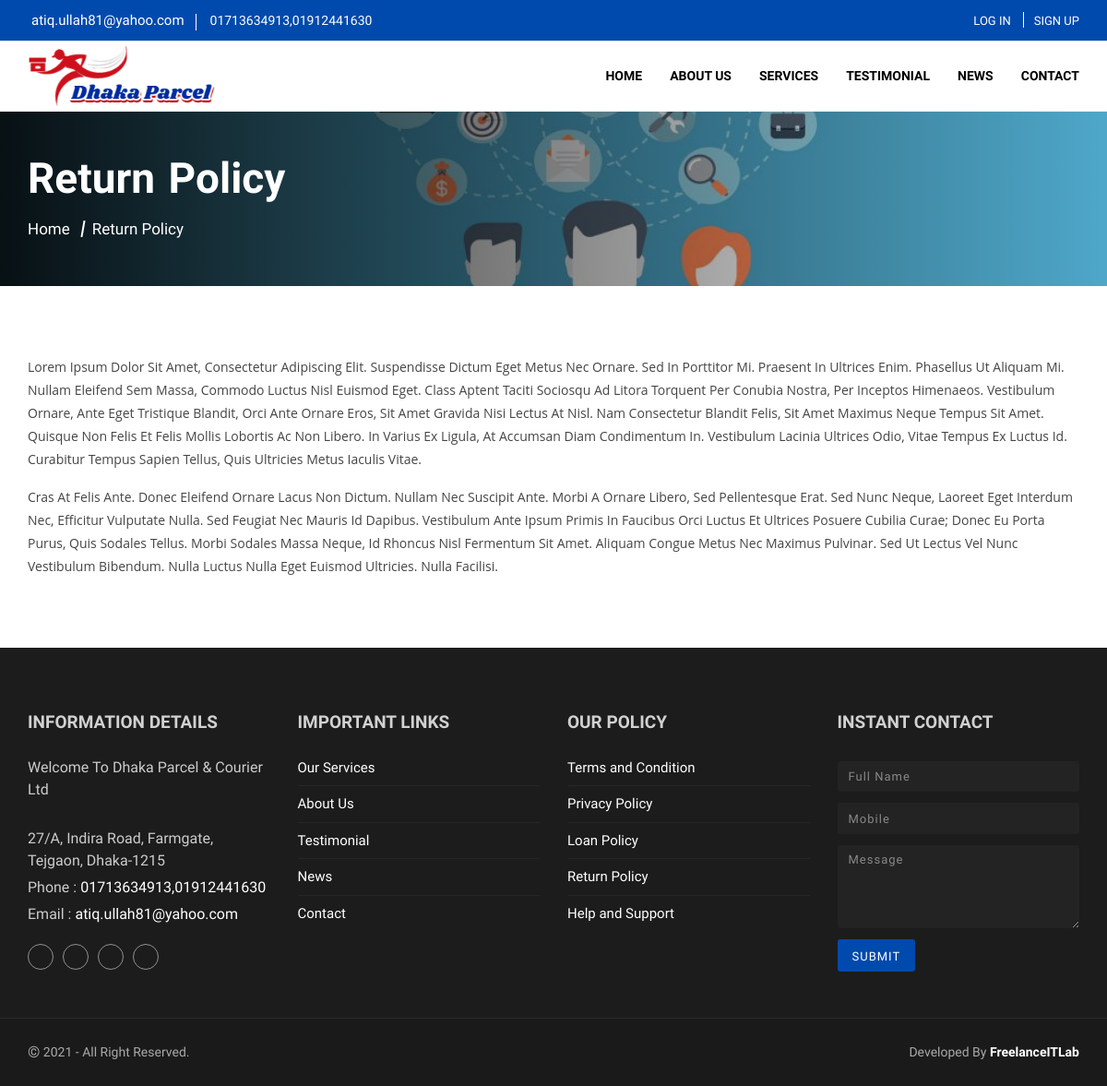
Page /page/return_policy on the committed database.
### tables this page shows
CREATE TABLE `footer` (
  `id` int(11) NOT NULL,
  `location` varchar(100) NOT NULL,
  `email` varchar(100) NOT NULL,
  `phone` varchar(100) NOT NULL,
  `fb_link` varchar(100) NOT NULL,
  `g_link` varchar(100) NOT NULL,
  `in_link` varchar(100) NOT NULL,
  `tw_link` varchar(100) NOT NULL,
  `youtube` varchar(255) DEFAULT NULL,
  `trash` varchar(100) NOT NULL
);

CREATE TABLE `header` (
  `id` int(11) NOT NULL,
  `web_title` varchar(100) NOT NULL,
  `web_logo` varchar(100) NOT NULL,
  `fev_icon` varchar(100) NOT NULL,
  `food_menu` text NOT NULL,
  `apk` text DEFAULT NULL,
  `is_verification` int(1) NOT NULL DEFAULT 1,
  `trash` int(100) NOT NULL
);

CREATE TABLE `pages` (
  `id` int(11) NOT NULL,
  `type` varchar(255) DEFAULT NULL,
  `title` varchar(255) NOT NULL,
  `description` text NOT NULL
);

### application/helpers/io_helper.php (called while the page is built, shortened)
<?php
if (!function_exists('readTable')) {
    function readTable($table, $where=[], $nidle=[]){
        $ci =& get_instance();
        $query = $ci->db->where($where)->get($table);
        return $query->result();
    }
}
if (!function_exists('view')) {
    function view($location)
    {
        $ci =& get_instance();
        $ci->data['page'] = $location;
        $ci->load->view('frontend/layout/master', $ci->data);
    }
}
if (!function_exists('load')) {
    function load($location)
    {
        $ci =& get_instance();
        $ci->load->view(str_replace('.', '/', $location), $ci->data);
    }
}

### application/controllers/Frontend/HomeController.php (called while the page is built, shortened)
<?php
class HomeController extends Frontend_Controller {
    function __construct() {
        parent::__construct();
    }
    public function pages($title) {
        $page = get_result('pages', ['title'=>$title]);
        return view('frontend.pages.pages');
    }
}

### index.php (called while the page is built, shortened)
<?php
require_once BASEPATH.'core/CodeIgniter.php';

### application/core/Lab_Controller.php (called while the page is built, shortened)
<?php
class Frontend_Controller extends Lab_Controller {
    function __construct() {
        $header = readTable('header');
        $footer = readTable('footer');
    }
}

### application/helpers/ecom_front_helper.php (called while the page is built, shortened)
<?php
function user(){
    $CI = & get_instance();
    if($CI->session->userdata('subscriber'))
    {
        $user = readTable('subscribers', ['id'=>$CI->session->userdata('subscriber_id')]);
        return ($user ? $user[0] : false);
    }
    else{
        return false;
    }
}

### application/helpers/custom_db_helper.php (called while the page is built, shortened)
<?php
	function read($data=null, $Extra_cond=null, $Extra_order_by='id DESC', $Extra_limit=null, $Extra_offset=null){
		$ci =& get_instance();
		if(is_array($data)){
			$table 	   = isset($data['table']) ? $data['table'] : null;
			$cond  	   = isset($data['cond']) ? $data['cond'] : null;
			$offset    = isset($data['offset']) ? $data['offset'] : null;
			$limit     = isset($data['limit']) ? $data['limit'] : null;
			$order_by  = isset($data['order_by']) ? $data['order_by'] : null;
			$group_by  = isset($data['group_by']) ? $data['group_by'] : null;
			$distinct  = isset($data['distinct']) ? $data['distinct'] : null;
			$select    = isset($data['select']) ? $data['select'] : '*';
        			$ci->db->select($select);
					$ci->db->order_by($order_by);
					if($distinct!==null) $ci->db->distinct($distinct);
					if($group_by!==null) $ci->db->group_by($group_by);
			$result = $ci->db->get_where($table,$cond,$limit, $offset);
		}else{
			$Extra_table = $data;
					  $ci->db->order_by($Extra_order_by);
			$result = $ci->db->get_where($Extra_table, $Extra_cond, $Extra_limit, $Extra_offset);
		}
		if(empty($result->result())){
			return false;
		}else{
			return $result->result();
		}
	}

### application/helpers/admin_helper.php (called while the page is built, shortened)
<?php
if (!function_exists('get_result')) {
    function get_result($table, $where = null, $select = null, $groupBy = null, $order_col = null, $order_by = 'ASC', $limit = null)
    {
        $ci =& get_instance();
		if(!empty($table)){
			if (!empty($where)) {
				$ci->db->where($where);
			}
			$query = $ci->db->get($table);
			return $query->result();
        }
		return false;
    }
}

### application/helpers/custom_helper.php (called while the page is built, shortened)
<?php
function filter($value){
    $capitalize="";
    $rmv_scor=str_replace("_"," ", $value);
    if (mb_detect_encoding($rmv_scor)!='UTF-8') {
        $capitalize=ucwords($rmv_scor);
    }else{
        $capitalize=$rmv_scor;
    }
    return $capitalize;
}

### application/views/frontend/pages/pages.php (the view)
<link rel="stylesheet" href="<?=site_url('public/style/single.css')?>">
<header class="second_header">
    <div class="cover">
        <div class="container">
            <div class="header_content">
                <h2><?=filter(!empty($page_content->title) ? $page_content->title : '')?></h2>
                <ul>
                    <li><a href="<?=site_url('')?>">Home</a></li>
                    <li><?=filter(!empty($page_content->title) ? $page_content->title : '')?></li>
                </ul>
            </div>
        </div>
    </div>
</header>
<section class="single_page">
    <div class="container">
        <?php if($page_content) { ?>
        	<?=filter($page_content->description)?>
        <?php } else { ?>
        	<p>Nothing</p>
        <?php } ?>
    </div>
</section>

### application/views/frontend/partials/header.php (shortened to what this page needs)
<!doctype html>
<html lang="en">
<head>
    <link rel="stylesheet" href="https://unpkg.com/ionicons@4.5.10-0/dist/css/ionicons.min.css">
    <link rel="stylesheet" href="https://pro.fontawesome.com/releases/v5.10.0/css/all.css">
    <link rel="stylesheet" href="https://cdn.jsdelivr.net/npm/bootstrap-select@1.13.14/dist/css/bootstrap-select.min.css">
    <link rel="stylesheet" href="https://cdn.jsdelivr.net/npm/bootstrap@4.5.3/dist/css/bootstrap.min.css">
    <link rel="stylesheet" href="<?php echo site_url('public/style/master.css')?>">
</head>
<?php
    $header = read('header');
?>
<body>
    <div id="app">
        <nav class="fixed-top">
            <div class="contact_nav">
                <div class="container">
                    <div class="cnav_content">
                        <div class="contact_access">
                            <a href="mailto:"><i class="icon ion-ios-mail"></i><?=($footer?$footer->email:'')?> </a>
                            <a href="tel:" class="call"><i class="icon ion-ios-call"></i><?=($footer?$footer->phone:'')?> </a>
                        </div>
                        <?php if(!user()){ ?>
                        <ul class="auth">
                            <li>
                                <a href="<?=site_url('login')?>"><span>Log In</span></a>
                            </li>
                            <li>
                                <a href="<?=site_url('registration')?>"><span>Sign Up</span></a>
                            </li>
                        </ul>
                        <?php } else if(user()) { ?>
                        <div class="user-dropdown dropdown">
                            <div class="user-menu" data-toggle="dropdown">
                                <span><?=(user()->name)?></span>
                                <img src="<?= site_url(!empty(user()->image) ? user()->image : 'public/images/user/01.png') ?>"
                                    alt="">
                            </div>
                            <ul class="dropdown-menu">
                                <li><a href="<?=site_url('user-panel/dashboard')?>"><i
                                            class="icon ion-ios-speedometer"></i> Dashboard</a></li>
                                <li><a href="<?=site_url('user-panel/profile')?>"><i class="icon ion-md-person-add"></i>
                                        Profile</a></li>
                                <li><a href="<?=site_url('logout')?>"><i class="icon ion-md-log-out"></i> Logout</a>
                                </li>
                            </ul>
                        </div>
                        <?php } ?>
                    </div>
                </div>
            </div>
            <div class="navbar navbar-expand-lg">
                <div class="container">
                    <a class="brand" href="<?=site_url('')?>">
                        <img src="<?=site_url($header ? $header[0]->web_logo : 'public/images/logo/logo.png')?>" alt="">
                    </a>
                    <div class="collapse navbar-collapse" id="nav">
                        <ul class="navbar-nav">
                            <li><a href="<?=site_url('')?>" class="nav-link">Home</a></li>
                            <li><a href="<?=site_url('about')?>" class="nav-link">About Us</a></li>
                            <li><a href="<?=site_url('services')?>" class="nav-link">Services</a></li>
                            <li><a href="<?=site_url('testimonial')?>" class="nav-link">Testimonial</a></li>
                            <li><a href="<?=site_url('news')?>" class="nav-link">News</a></li>
                            <li><a href="<?=site_url('contact')?>" class="nav-link">Contact</a></li>
                        </ul>
                    </div>
                </div>
            </div>
        </nav>

### application/views/frontend/partials/footer.php (shortened to what this page needs)
    <footer class="footer_section" id="message">
        <div class="container">
            <div class="row">
                <div class="col-lg-3 col-sm-6">
                    <div class="company_info">
                        <h3>Information Details</h3>
                        <p>Welcome To <?=($header?$header->web_title:'')?></p><br>
                        <p><?=($footer?$footer->location:'')?></p>
                        <p>Phone : <a
                                href="tel:<?=($footer?$footer->phone:'')?>"><?=($footer? $footer->phone:'Wbsite Title')?></a>
                        </p>
                        <p>Email : <a
                                href="mailto:<?=($footer?$footer->email:'')?>"><?=($footer?$footer->email:'')?></a>
                        </p>
                        <ul class="social_link">
                            <li><a href="<?=($footer?$footer->fb_link:'')?>" target="_blank" class="facebook"><i class="icon ion-logo-facebook"></i></a></li>
                            <li><a href="<?=($footer?$footer->tw_link:'')?>" target="_blank" class="twitter"><i class="icon ion-logo-twitter"></i></a></li>
                            <li><a href="<?=($footer?$footer->in_link:'')?>" target="_blank" class="linkedin"><i class="icon ion-logo-linkedin"></i></a></li>
                            <li><a href="<?=($footer?$footer->youtube:'')?>" target="_blank" class="youtube"><i class="icon ion-logo-youtube"></i></a></li>
                        </ul>
                    </div>
                </div>
                <div class="col-lg-3 col-sm-6">
                    <div class="company_info">
                        <h3>Important Links</h3>
                        <ul class="quick_link">
                            <li><a href="<?=site_url('services')?>">Our Services</a></li>
                            <li><a href="<?=site_url('about')?>">About Us</a></li>
                            <li><a href="<?=site_url('testimonial')?>">Testimonial</a></li>
                            <li><a href="<?=site_url('home/news')?>">News</a></li>
                            <li><a href="<?=site_url('home/contact')?>">Contact</a></li>
                        </ul>
                    </div>
                </div>
                <div class="col-lg-3 col-sm-6">
                    <div class="company_info">
                        <h3>Our Policy</h3>
                        <ul class="quick_link">
                            <li><a href="<?=site_url('page/terms_condition')?>">Terms and Condition</a></li>
                            <li><a href="<?=site_url('page/privacy_policy')?>">Privacy Policy</a></li>
                            <li><a href="<?=site_url('page/loan_policy')?>">Loan Policy</a></li>
                            <li><a href="<?=site_url('page/return_policy')?>">Return Policy</a></li>
                            <li><a href="<?=site_url('page/help_support')?>">Help and Support</a></li>
                        </ul>
                    </div>
                </div>
                <div class="col-lg-3 col-sm-6">
                    <div class="company_info">
                        <h3>Instant Contact</h3>
                        <form class="contact_form" action="<?=site_url('home/add_message')?>" method="post">
                            <div class="form-group">
                                <input type="text" name="name" class="form-control" placeholder="Full Name" required>
                            </div>
                            <div class="form-group">
                                <input type="text" class="form-control" name="phone" placeholder="Mobile" required>
                            </div>
                            <div class="form-group">
                                <textarea class="form-control" name="message" rows="4" placeholder="Message"
                                    required></textarea>
                            </div>
                            <button type="submit" class="btn">Submit</button>
                        </form>
                    </div>
                </div>
            </div>
        </div>
    </footer>
    <footer class="second_footer">
        <div class="container">
            <div class="ft_content">
                <p><span class="copyright">©</span> 2021
                    <?php  ?> -
                    All Right Reserved.</p>
                <p>Developed By <a href="http://www.freelanceitlab.com/" target="_blank">FreelanceITLab</a></p>
            </div>
        </div>
    </footer>
    </div>
    <link rel="stylesheet" href="//cdnjs.cloudflare.com/ajax/libs/toastr.js/latest/css/toastr.min.css">
    </body>
</html>

### public/style/single.css (style rules this page uses)
.single_page { padding: 75px 0 60px; background: #fff; }

### rows in the picture
footer: email "atiq.ullah81@yahoo.com", phone "01713634913,01912441630", location "27/A, Indira Road, Farmgate, Tejgaon, Dhaka-1215"
header: web_logo (picture), web_title "Dhaka Parcel & Courier Ltd"
pages: title "Return Policy", description "Lorem Ipsum Dolor Sit Amet, Consectetur Adipiscing Elit. Suspendisse Dictum Eget Metus Nec Ornare. Sed In Porttitor Mi. Praesent In Ultrices Enim. Phasellus Ut Aliquam Mi. Nullam Eleifend Sem Massa, Commodo Luctus Nisl Euismod Eget. Class Aptent Taciti Sociosqu Ad Litora Torquent Per Conubia Nostra, Per Inceptos Himenaeos. Vestibulum Ornare, Ante Eget Tristique Blandit, Orci Ante Ornare Eros, Sit Amet Gravida Nisi Lectus At Nisl. Nam Consectetur Blandit Felis, Sit Amet Maximus Neque Tempus Sit Amet. Quisque Non Felis Et Felis Mollis Lobortis Ac Non Libero. In Varius Ex Ligula, At Accumsan Diam Condimentum In. Vestibulum Lacinia Ultrices Odio, Vitae Tempus Ex Luctus Id. Curabitur Tempus…"
